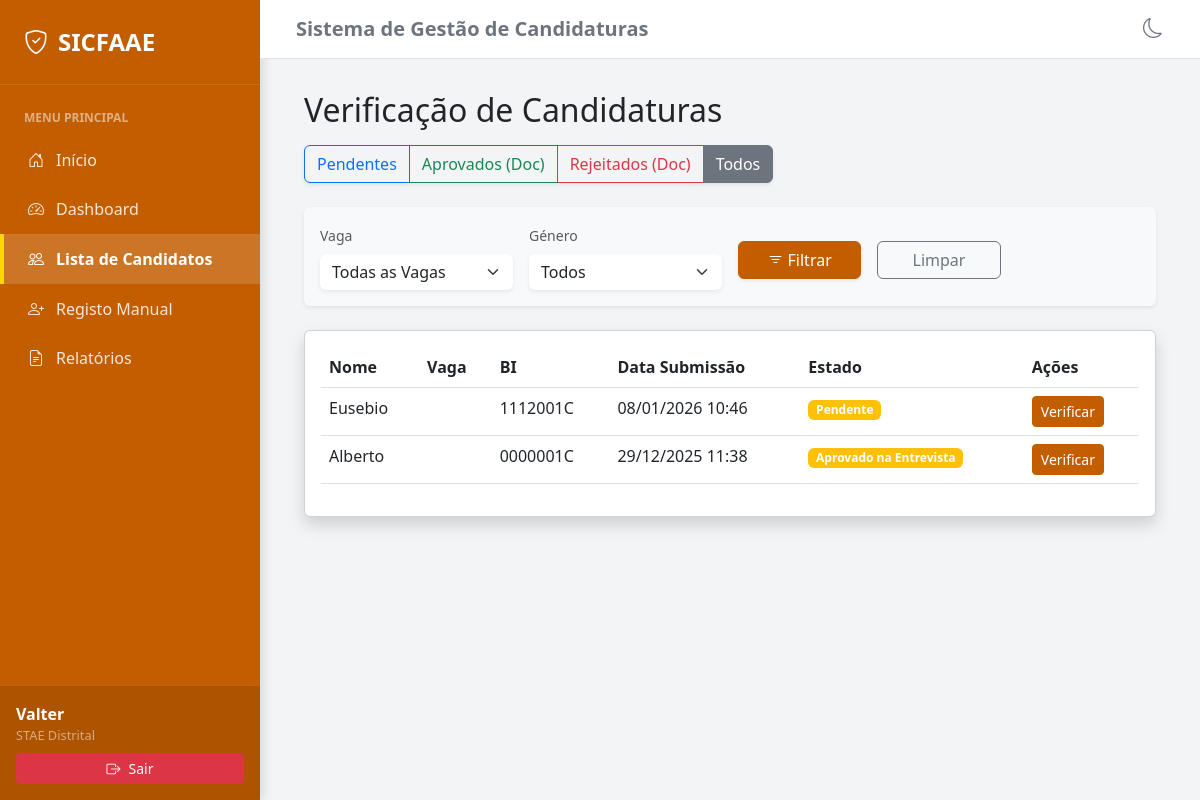
Page /candidaturas/gestao/lista/?estado=TODOS&vaga=&genero= (signed in) on the committed database.
### candidaturas/models.py (models this page shows, shortened)
class PerfilUtilizador(models.Model):
    class Nivel(models.TextChoices):
        CENTRAL = 'CENTRAL', _('STAE Central')
        PROVINCIAL = 'PROVINCIAL', _('STAE Provincial')
        DISTRITAL = 'DISTRITAL', _('STAE Distrital')
    usuario = models.OneToOneField(
        User,
        on_delete=models.CASCADE,
        related_name='perfil',
        verbose_name=_("Utilizador")
    )
    nivel = models.CharField(
        _("Nível Administrativo"),
        max_length=20,
        choices=Nivel.choices,
        default=Nivel.DISTRITAL
    )
    provincia = models.ForeignKey(
        Provincia,
        on_delete=models.SET_NULL,
        verbose_name=_("Província"),
        related_name='admins_provinciais',
        blank=True,
        null=True,
        help_text=_("Província de responsabilidade (obrigatório para Provincial e Distrital)")
    )
    distrito = models.ForeignKey(
        Distrito,
        on_delete=models.SET_NULL,
        verbose_name=_("Distrito"),
        related_name='admins_distritais',
        blank=True,
        null=True,
        help_text=_("Distrito de responsabilidade (obrigatório para Distrital)")
    )
    data_criacao = models.DateTimeField(auto_now_add=True)
    data_atualizacao = models.DateTimeField(auto_now=True)
    history = HistoricalRecords()
    class Meta:
        verbose_name = _("Perfil de Utilizador")
        verbose_name_plural = _("Perfis de Utilizadores")

class Candidato(models.Model):
    class Estado(models.TextChoices):
        PENDENTE = 'PENDENTE', _('Pendente')
        DOCS_APROVADOS = 'DOCS_APROVADOS', _('Documentos Aprovados')
        DOCS_REJEITADOS = 'DOCS_REJEITADOS', _('Documentos Rejeitados')
        ENTREVISTA_AGENDADA = 'ENTREVISTA_AGENDADA', _('Entrevista Agendada')
        ENTREVISTA_APROVADA = 'ENTREVISTA_APROVADA', _('Aprovado na Entrevista')
        ENTREVISTA_REPROVADA = 'ENTREVISTA_REPROVADA', _('Reprovado na Entrevista')
        CONTRATADO = 'CONTRATADO', _('Contratado/Credenciais Geradas')
    class Genero(models.TextChoices):
        MASCULINO = 'M', _('Masculino')
        FEMININO = 'F', _('Feminino')
    vaga = models.ForeignKey(
        'Vaga',
        on_delete=models.PROTECT,
        verbose_name=_("Vaga a Candidatar"),
        related_name='candidatos',
        null=True,
        blank=True
    )
    nome_completo = models.CharField(_("Nome Completo"), max_length=255)
    genero = models.CharField(
        _("Género"),
        max_length=1,
        choices=Genero.choices,
        default=Genero.MASCULINO
    )
    numero_bi = models.CharField(_("Número de BI"), max_length=20, unique=True)
    numero_telefone = models.CharField(_("Número de Telefone"), max_length=15)
    provincia = models.ForeignKey(
        Provincia,
        on_delete=models.PROTECT,
        verbose_name=_("Província"),
        related_name='candidatos',
        null=True,
        blank=True
    )
    distrito = models.ForeignKey(
        Distrito,
        on_delete=models.PROTECT,
        verbose_name=_("Distrito"),
        related_name='candidatos',
        null=True,
        blank=True
    )
    endereco = models.TextField(_("Endereço (Bairro/Rua)"), blank=True)
    arquivo_cv = models.FileField(_("Curriculum Vitae (CV)"), upload_to='candidatos/cv/', null=True, blank=True)
    arquivo_bi = models.FileField(_("Cópia do BI"), upload_to='candidatos/bi/', null=True, blank=True)
    arquivo_certificado = models.FileField(_("Certificado de Habilitações"), upload_to='candidatos/certificados/', null=True, blank=True)
    foto = models.ImageField(_("Foto"), upload_to='candidatos/fotos/', blank=True, null=True)
    estado = models.CharField(
        _("Estado da Candidatura"),
        max_length=20,
        choices=Estado.choices,
        default=Estado.PENDENTE
    )
    observacoes = models.TextField(_("Observações"), blank=True, null=True)
    validacao_bi = models.BooleanField(_("BI Válido"), default=False)
    validacao_cv = models.BooleanField(_("CV Válido"), default=False)
    validacao_certificado = models.BooleanField(_("Certificado Válido"), default=False)
    validacao_nuit = models.BooleanField(_("NUIT (Se aplicável)"), default=False)
    validacao_registo_criminal = models.BooleanField(_("Registo Criminal"), default=False)
    validacao_atestado_medico = models.BooleanField(_("Atestado Médico"), default=False)
    validacao_requerimento = models.BooleanField(_("Requerimento Assinado"), default=False)
    data_entrevista = models.DateTimeField(_("Data da Entrevista"), null=True, blank=True)
    data_criacao = models.DateTimeField(auto_now_add=True)
    data_atualizacao = models.DateTimeField(auto_now=True)
    history = HistoricalRecords()
    class Meta:
        verbose_name = _("Candidato")
        verbose_name_plural = _("Candidatos")

### candidaturas/views.py (the view, shortened to what this page needs)
# urls.py: path('gestao/lista/', views.ListaVerificacaoView.as_view(), name='lista_verificacao'),
class ListaVerificacaoView(LoginRequiredMixin, generic.ListView):
    model = Candidato
    template_name = 'candidaturas/lista_candidatos.html'
    context_object_name = 'candidatos'
    def get_queryset(self):
        queryset_base = obter_candidatos_acessiveis(self.request.user)
        filtro_estado = self.request.GET.get('estado', Candidato.Estado.PENDENTE)
        filtro_vaga = self.request.GET.get('vaga')
        filtro_genero = self.request.GET.get('genero')
        qs = queryset_base
        if filtro_vaga:
            qs = qs.filter(vaga__id=filtro_vaga)
        if filtro_genero:
            qs = qs.filter(genero=filtro_genero)
        filtro_provincia = self.request.GET.get('provincia')
        if (self.request.user.is_superuser or obter_perfil_usuario(self.request.user).nivel == PerfilUtilizador.Nivel.CENTRAL) and filtro_provincia:
             qs = qs.filter(provincia__id=filtro_provincia)
        return qs.order_by('-data_criacao')
    def get_context_data(self, **kwargs):
        context = super().get_context_data(**kwargs)
        context['estado_atual'] = self.request.GET.get('estado', Candidato.Estado.PENDENTE)
        context['vaga_atual'] = self.request.GET.get('vaga', '')
        context['genero_atual'] = self.request.GET.get('genero', '')
        from .models import Vaga, Provincia
        context['vagas'] = Vaga.objects.filter(ativa=True)
        context['generos'] = Candidato.Genero.choices
        ul = obter_exibicao_nivel_usuario(self.request.user)
        context['nivel_usuario'] = ul
        context['apenas_visualizacao'] = "Superusuário" in ul or "STAE Central" in ul
        if "Superusuário" in ul or "STAE Central" in ul:
            context['provincias'] = Provincia.objects.all().order_by('nome')
            context['provincia_atual'] = self.request.GET.get('provincia', '')
        return context

### templates/candidaturas/lista_candidatos.html (shortened to what this page needs)
{% extends 'candidaturas/base.html' %}
{% block content %}
<div class="row mb-4">
    <div class="col">
        <h2 class="mb-3">Verificação de Candidaturas</h2>
        <div class="mb-4">
            <div class="btn-group shadow-sm">
                <a href="?estado=PENDENTE"
                    class="btn btn-outline-primary {% if estado_atual == 'PENDENTE' %}active{% endif %}">
                    Pendentes
                </a>
                <a href="?estado=DOCS_APROVADOS"
                    class="btn btn-outline-success {% if estado_atual == 'DOCS_APROVADOS' %}active{% endif %}">
                    Aprovados (Doc)
                </a>
                <a href="?estado=DOCS_REJEITADOS"
                    class="btn btn-outline-danger {% if estado_atual == 'DOCS_REJEITADOS' %}active{% endif %}">
                    Rejeitados (Doc)
                </a>
                <a href="?estado=TODOS&vaga={{ vaga_atual }}&genero={{ genero_atual }}"
                    class="btn btn-outline-secondary {% if estado_atual == 'TODOS' %}active{% endif %}">
                    Todos
                </a>
            </div>
        </div>
        <div class="card mb-4 shadow-sm border-0 bg-light">
            <div class="card-body">
                <form method="get" class="row g-3 align-items-center">
                    <div class="col-md-3">
                        <label class="form-label small text-muted">Vaga</label>
                        <select name="vaga" class="form-select border-0 shadow-sm">
                            <option value="">Todas as Vagas</option>
                        </select>
                    </div>
                    <div class="col-md-3">
                        <label class="form-label small text-muted">Género</label>
                        <select name="genero" class="form-select border-0 shadow-sm">
                            <option value="">Todos</option>
                        </select>
                    </div>
                    <div class="col-md-2 mt-4">
                        <button type="submit" class="btn btn-primary w-100 shadow-sm">
                            <i class="bi bi-filter me-1"></i>Filtrar
                        </button>
                    </div>
                    <div class="col-md-2 mt-4">
                        <a href="?estado={{ estado_atual }}" class="btn btn-outline-secondary w-100">
                            Limpar
                        </a>
                    </div>
                </form>
            </div>
        </div>
        <div class="card shadow">
            <div class="card-body">
                {% if candidatos %}
                <table class="table table-hover">
                    <thead>
                        <tr>
                            <th>Nome</th>
                            <th>Vaga</th>
                            <th>BI</th>
                            <th>Data Submissão</th>
                            <th>Estado</th>
                            <th>Ações</th>
                        </tr>
                    </thead>
                    <tbody>
                        {% for c in candidatos %}
                        <tr>
                            <td>{{ c.nome_completo }}</td>
                            <td>{{ c.get_funcao_display }}</td>
                            <td>{{ c.numero_bi }}</td>
                            <td>{{ c.data_criacao|date:"d/m/Y H:i" }}</td>
                            <td><span class="badge bg-warning">{{ c.get_estado_display }}</span></td>
                            <td>
                                {% if apenas_visualizacao %}
                                <a href="{% url 'candidaturas:detalhe_candidato' c.pk %}"
                                    class="btn btn-sm btn-outline-primary">Ver Detalhes</a>
                                {% else %}
                                <a href="{% url 'candidaturas:detalhe_candidato' c.pk %}"
                                    class="btn btn-sm btn-primary">Verificar</a>
                                {% endif %}
                            </td>
                        </tr>
                        {% endfor %}
                    </tbody>
                </table>
                {% else %}
                <p class="text-muted text-center py-4">Nenhuma candidatura encontrada com este filtro.</p>
                {% endif %}
            </div>
        </div>
    </div>
</div>
{% endblock %}

### templates/candidaturas/base.html (shortened to what this page needs)
{% load static %}
<!DOCTYPE html>
<html lang="pt">
<head>
    <link href="https://cdn.jsdelivr.net/npm/bootstrap@5.3.0/dist/css/bootstrap.min.css" rel="stylesheet">
    <link rel="stylesheet" href="https://cdn.jsdelivr.net/npm/bootstrap-icons@1.11.1/font/bootstrap-icons.css">
</head>
<body class="{% if not user.is_authenticated %}public-layout{% endif %}">
    {% if user.is_authenticated %}
    <div id="wrapper">
        <nav id="sidebar-wrapper">
            <div class="sidebar-heading">
                <i class="bi bi-shield-check"></i> SICFAAE
            </div>
            <div class="sidebar-menu nav flex-column">
                <div class="small fw-bold text-uppercase px-4 mb-2 mt-2 text-white-50" style="font-size: 0.75rem;">Menu
                    Principal</div>
                <a href="{% url 'candidaturas:inicio' %}"
                    class="nav-link {% if request.resolver_match.url_name == 'inicio' %}active{% endif %}">
                    <i class="bi bi-house-door"></i> Início
                </a>
                <a href="{% url 'candidaturas:painel_controlo' %}"
                    class="nav-link {% if request.resolver_match.url_name == 'painel_controlo' %}active{% endif %}">
                    <i class="bi bi-speedometer2"></i> Dashboard
                </a>
                <a href="{% url 'candidaturas:lista_verificacao' %}"
                    class="nav-link {% if request.resolver_match.url_name == 'lista_verificacao' %}active{% endif %}">
                    <i class="bi bi-people"></i> Lista de Candidatos
                </a>
                <a href="{% url 'candidaturas:registar_candidatura_manual' %}"
                    class="nav-link {% if request.resolver_match.url_name == 'registar_candidatura_manual' %}active{% endif %}">
                    <i class="bi bi-person-plus"></i> Registo Manual
                </a>
                <a href="{% url 'candidaturas:relatorios' %}"
                    class="nav-link {% if request.resolver_match.url_name == 'relatorios' %}active{% endif %}">
                    <i class="bi bi-file-earmark-text"></i> Relatórios
                </a>
            </div>
            <div class="sidebar-footer">
                <div class="d-flex align-items-center mb-2">
                    <div class="flex-grow-1 text-truncate">
                        <div class="fw-bold">{{ user.first_name|default:user.username }}</div>
                        <div class="small text-white-50" style="font-size: 0.8rem;">
                            {{ user.perfil.get_nivel_display|default:'Utilizador' }}
                        </div>
                    </div>
                </div>
                <form action="{% url 'logout' %}" method="post">
                    <button type="submit"
                        class="btn btn-danger btn-sm w-100 d-flex align-items-center justify-content-center gap-2">
                        <i class="bi bi-box-arrow-right"></i> Sair
                    </button>
                </form>
            </div>
        </nav>
        <div id="page-content-wrapper">
            <nav class="navbar navbar-expand-lg border-bottom sticky-top bg-white">
                <div class="container-fluid">
                    <h5 class="mb-0 text-secondary fw-bold d-none d-md-block">Sistema de Gestão de Candidaturas</h5>
                    <div class="ms-auto d-flex align-items-center gap-3">
                        <button class="btn btn-link text-secondary p-0" id="bd-theme-toggle" title="Alternar Tema">
                            <i id="theme-icon" class="bi bi-moon fs-5"></i>
                        </button>
                    </div>
                </div>
            </nav>
            <div class="content-container">
                <div class="container-fluid">
                        {% endif %}
                        {% block content %}{% endblock %}
                        {% if user.is_authenticated %}
                    </div>
                </div>
            </div>
        </div>
        {% else %}
    </div>
    {% endif %}
</body>
</html>

### rows in the picture
Candidato: nome_completo "Eusebio", numero_bi "1112001C", data_criacao "08/01/2026 10:46", estado "Pendente"
Candidato: nome_completo "Alberto", numero_bi "0000001C", data_criacao "29/12/2025 11:38", estado "Aprovado na Entrevista"

### other values in the picture
{{ user.first_name|default:user.username }} "Valter"
{{ user.perfil.get_nivel_display|default:'Utilizador' }} "STAE Distrital"
